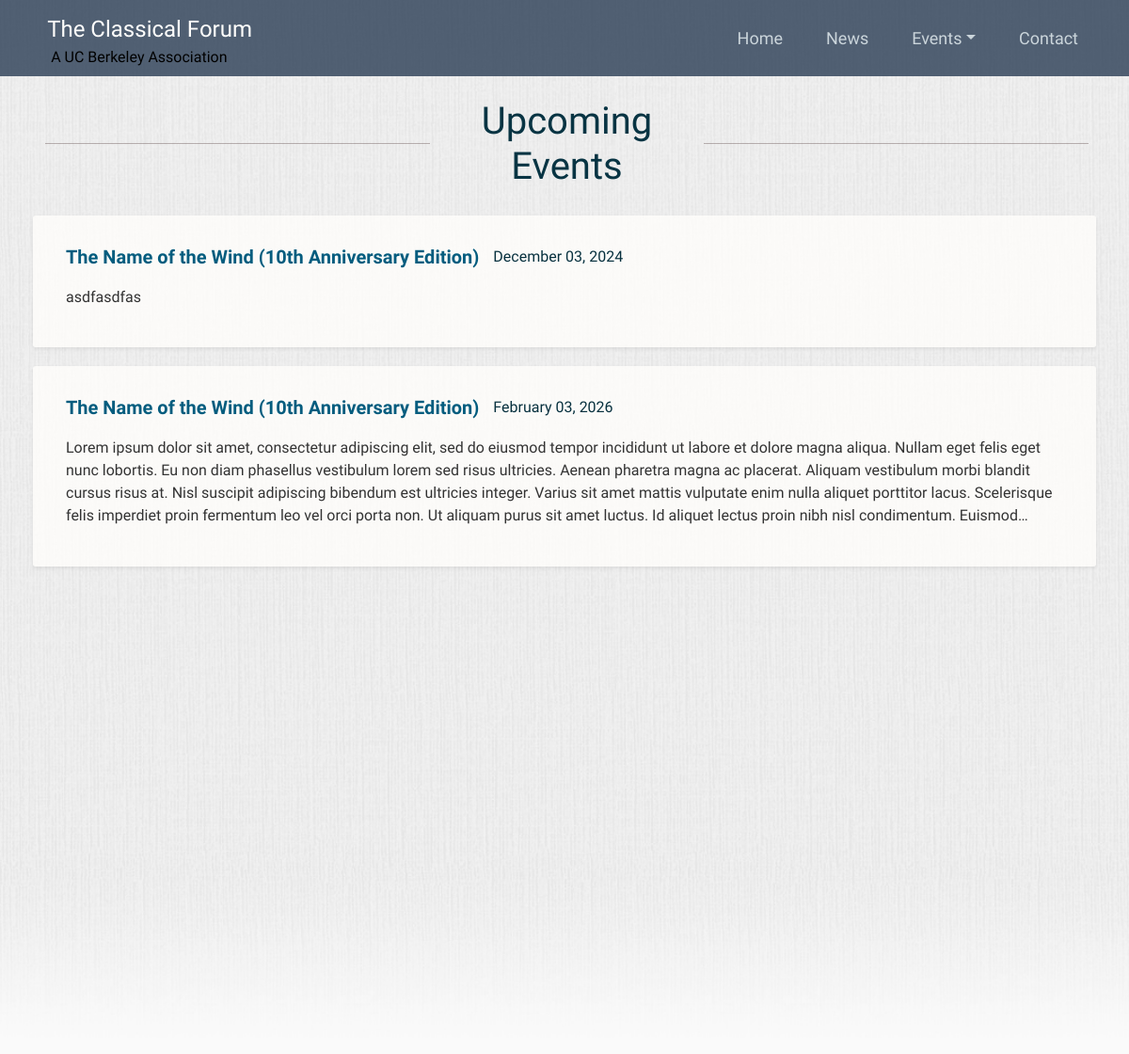
Before: /upcoming_events with the older database file.
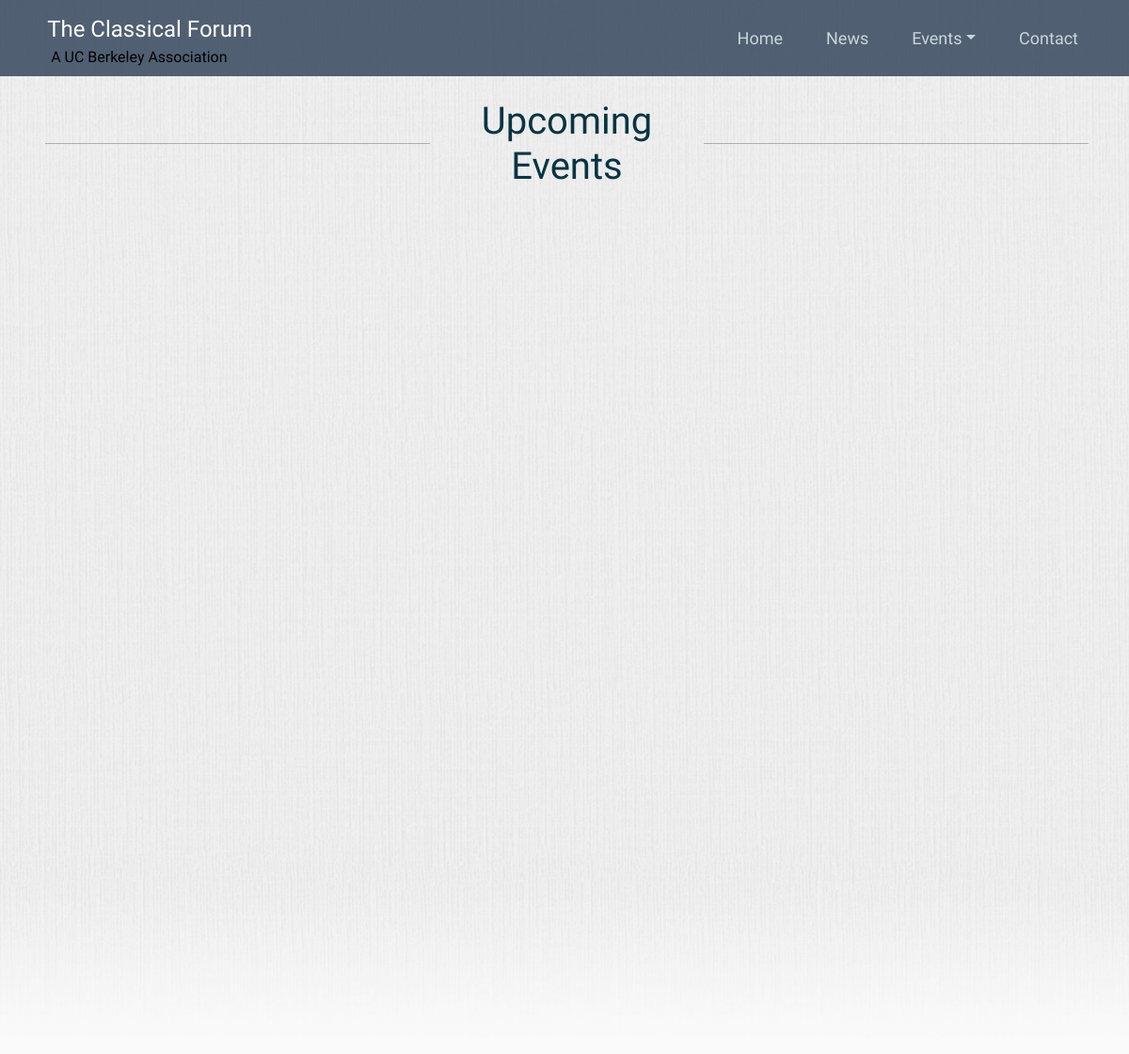
After: the same page with the newer database file.
### flask_server/models.py (models this page shows, shortened)
class Event(db.Model):
    id = db.Column(db.Integer, primary_key=True)
    title = db.Column(db.String(100), nullable=False)
    event_date = db.Column(db.DateTime, nullable=False)
    event_end = db.Column(db.DateTime)
    content = db.Column(db.Text, nullable=False)

### flask_server/routes.py (the view)
@main.route('/upcoming_events')
def upcoming_events():
    db.create_all()
    current_datetime = datetime.datetime.utcnow()
    events = Event.query.order_by(Event.event_date.asc()).filter(Event.event_date >= current_datetime).paginate(page=1)
    return render_template('upcoming_events.html', events=events, title='Upcoming Events')

### flask_server/templates/upcoming_events.html (shortened to what this page needs)
{% extends "layout.html" %}
{% block start_background_div %}<div class="bg1">{% endblock start_background_div %}
{% block end_background_div %}</div>{% endblock end_background_div %}
{% block content %}
<div class="container-fluid" style="padding-top: 20px">
<div class="row" style="flex-wrap: nowrap; margin-bottom: 20px; margin-left: -40px">
    <div class="border-center rounded" style="float: left; width: 45%"></div>
    <h1 class="text-center" style="color: #083443; margin-top: 0.8%; min-width: 20%">Upcoming Events</h1>
    <div class="border-center rounded" style="float: right; width: 45%"></div>
</div>
</div>
{% for item in events.items %}
    <div class="shadow-sm row content-section" style="">
        <div class="col" style="margin-top: 2%">
            <div class="row" style="margin-left: 0px">
                <a class="bold nounderline" style="color: #035c7e; font-size: 1.25rem; margin-bottom: .5rem; line-height: 1.2" href="{{ url_for('main.event', event_id=item.id) }}">{{ item.title }}</a>
                <div style="margin-left: 15px">
                    <div class="" style="color: #08313f">{{ item.event_date.strftime('%B') }} {{ item.event_date.strftime('%d') }}, {{ item.event_date.strftime('%Y') }}</div>
                </div>
            </div>
            <p class="line-clamp" style="margin-top: 1%; margin-bottom: 3%">
                {{ item.content }}
            </p>
        </div>
    </div>
{% endfor %}
{% endblock content %}

### flask_server/templates/layout.html (shortened to what this page needs)
<!DOCTYPE html>
<html lang="en">
<head>
    <link rel="stylesheet" href="https://stackpath.bootstrapcdn.com/bootstrap/4.3.1/css/bootstrap.min.css">
    <link rel="stylesheet" type="text/css" href="{{ url_for('static', filename='main_forum.css') }}">
</head>
<body>
    {% block start_background_div %}{% endblock %}
    <header class="site-header">
      <nav class="navbar navbar-expand-lg navbar-dark bg-steel">
        <div class="container">
          <div class="grid" style="margin-left: 3%">
              <div class="row">
                  <a class="navbar-brand mr-4" href="/">The Classical Forum</a>
              </div>
              <div class="row">
                  <a class="mr-4 ml-1" style="color: #000000">A UC Berkeley Association</a>
              </div>
          </div>
          <div class="collapse navbar-collapse" id="navbarToggle">
            <div class="navbar-nav">
                <div class="container text-center text-nowrap">
                    <a class="nav-item nav-link text-center" href="{{ url_for('main.home') }}">Home</a>
                </div>
                <div class="container text-center text-nowrap">
                    <a class="nav-item nav-link text-center" href="{{ url_for('main.news') }}">News</a>
                </div>
                 <div class="nav-item dropdown container text-center">
                    <a class="nav-link dropdown-toggle" href="#" id="navbarDropdown" role="button" data-toggle="dropdown" aria-haspopup="true" aria-expanded="false">Events</a>
                 </div>
                <div class="container text-center text-nowrap">
                    <a class="nav-item nav-link text-center" href="{{ url_for('main.contact') }}">Contact</a>
                </div>
            </div>
          </div>
        </div>
      </nav>
    </header>
    <main role="main" class="main-border" style="margin-bottom: -50px">
        <div style="">
        {% block content %}{% endblock %}
        </div>
    </main>
    {% block end_background_div %}{% endblock %}
</body>
</html>

### flask_server/static/main_forum.css (style rules this page uses)
* { box-sizing: content-box; }
*:before, *:after { box-sizing: content-box; }
body, html { background: #fafafa; color: #333333; font-family: 'Amiri', serif; height: 100%; }
.border-center { width: 31.504%; position: relative; margin: 2%; }
.border-center:before { content: ''; position: absolute; bottom: 50%; border-bottom: 1px solid rgba(95, 76, 76, 0.4); width: 100%; z-index: 0; }
.bg1 { background-image: url("background1.jpg"); height: 140%; background-position: center; background-repeat: no-repeat; background-size: cover; }
.bg-steel { background: rgba(42, 60, 84, 0.8); }
.navbar-dark .navbar-brand { font-size: x-large; color: #fffefc; padding-bottom: 0; }
.nav-item { font-size: large; }
.site-header .navbar-nav .nav-link { color: #cbd5db; }
.main-border { margin: 50px; margin-top: -5px; }

Changed rows visible on the page:
removed Event: title "The Name of the Wind (10th Anniversary Edition)", event_date "December", event_date "03", event_date "2024", content "asdfasdfas"
removed Event: title "The Name of the Wind (10th Anniversary Edition)", event_date "February", event_date "03", event_date "2026", content "Lorem ipsum dolor sit amet, consectetur adipiscing elit, sed do eiusmod tempor incididunt ut labore et dolore magna aliqua. Nullam eget felis eget nunc lobortis. Eu non diam phasellus vestibulum lorem sed risus ultricies. Aenean pharetra magna ac placerat. Aliquam vestibulum morbi blandit cursus risus at. Nisl suscipit adipiscing bibendum est ultricies integer. Varius sit amet mattis vulputate enim nulla aliquet porttitor lacus. Scelerisque felis imperdiet proin fermentum leo vel orci porta non. Ut aliquam purus sit amet luctus. Id aliquet lectus proin nibh nisl condimentum.…"
